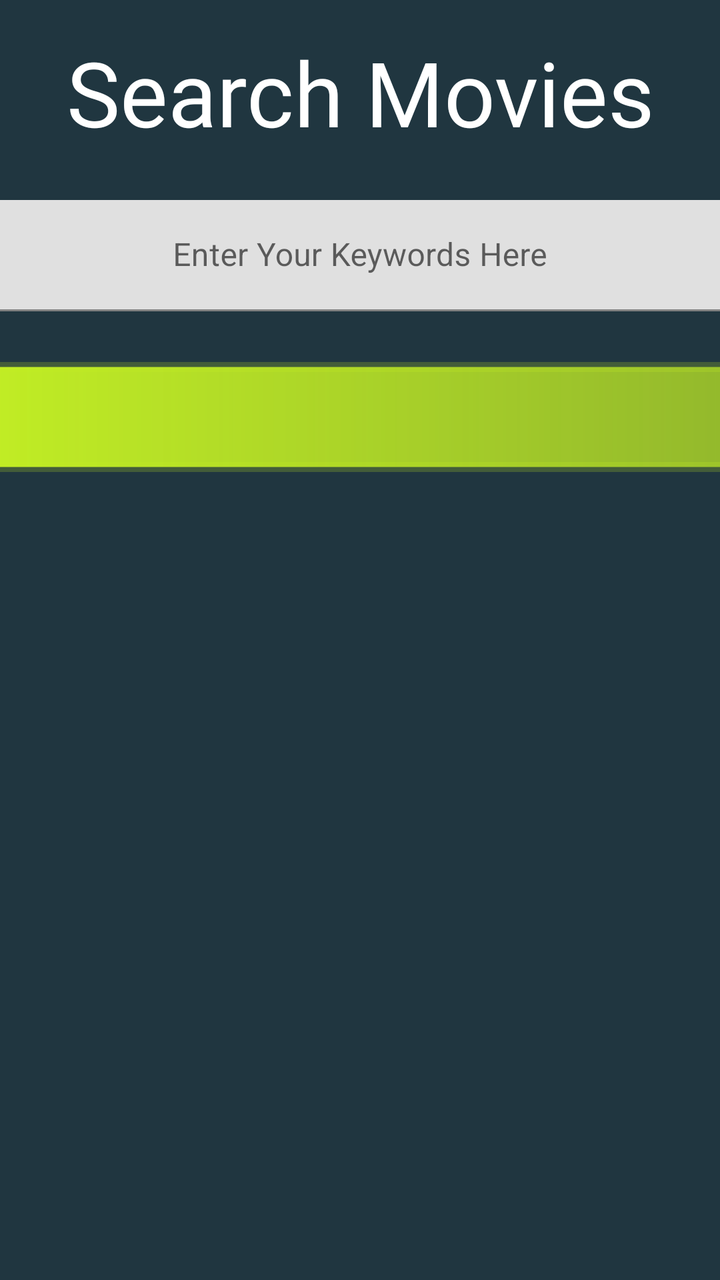
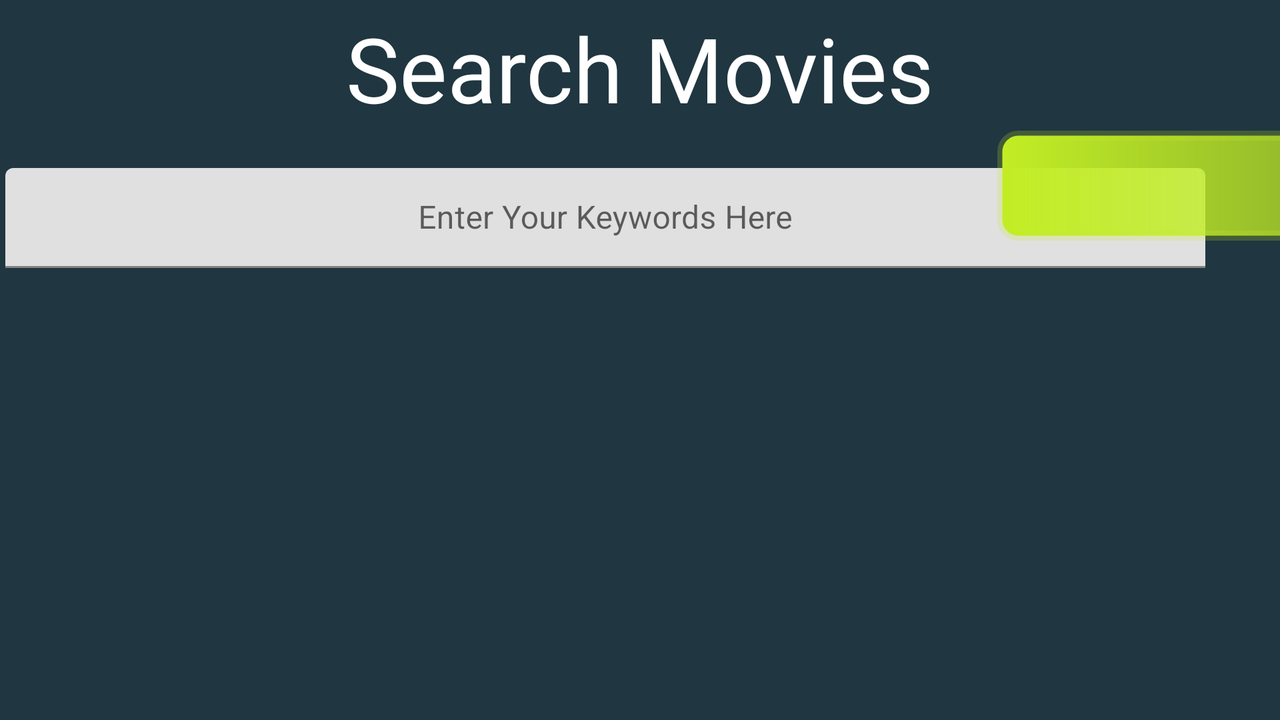

Two renders of one Android screen. The first uses the default layout on a phone; the second uses the alternative layout the repository ships for a different screen configuration, on a matching device. The two XML files are below.
<!-- AndroidManifest.xml: application theme Theme.MovieMania -->
<!-- res/layout/activity_search_movie.xml -->
<?xml version="1.0" encoding="utf-8"?>
<androidx.constraintlayout.widget.ConstraintLayout xmlns:android="http://schemas.android.com/apk/res/android"
    xmlns:app="http://schemas.android.com/apk/res-auto"
    xmlns:tools="http://schemas.android.com/tools"
    android:layout_width="match_parent"
    android:layout_height="match_parent"
    android:background="@color/defaultBgColor"
    tools:context=".SearchMovie">

    <TextView
        android:id="@+id/textViewSearchMovies"
        android:layout_width="wrap_content"
        android:layout_height="wrap_content"
        android:layout_marginTop="16dp"
        android:fontFamily="@font/amarante"
        android:text="@string/search_movies"
        android:textColor="@color/white"
        android:textSize="45sp"
        app:layout_constraintEnd_toEndOf="parent"
        app:layout_constraintHorizontal_bias="0.503"
        app:layout_constraintStart_toStartOf="parent"
        app:layout_constraintTop_toTopOf="parent" />

    <com.google.android.material.textfield.TextInputLayout
        android:id="@+id/textInputSearchBar"
        android:layout_width="385dp"
        android:layout_height="61dp"
        android:layout_marginTop="24dp"
        app:endIconMode="clear_text"
        app:layout_constraintEnd_toEndOf="parent"
        app:layout_constraintHorizontal_bias="0.51"
        app:layout_constraintStart_toStartOf="parent"
        app:layout_constraintTop_toBottomOf="@+id/textViewSearchMovies">

        <com.google.android.material.textfield.TextInputEditText
            android:id="@+id/searchBarInput"
            android:layout_width="match_parent"
            android:layout_height="wrap_content"
            android:gravity="center"
            android:hint="@string/enter_your_keywords_here" />
    </com.google.android.material.textfield.TextInputLayout>

    <androidx.appcompat.widget.AppCompatButton
        android:id="@+id/btnLookup"
        android:layout_width="385dp"
        android:layout_height="55dp"
        android:layout_marginTop="20dp"
        android:onClick="searchResult"
        android:background="@drawable/sub_button"
        app:layout_constraintEnd_toEndOf="parent"
        app:layout_constraintStart_toStartOf="parent"
        app:layout_constraintTop_toBottomOf="@+id/textInputSearchBar" />

    <ScrollView
        android:id="@+id/scrollViewSearch"
        android:layout_width="384dp"
        android:layout_height="478dp"
        android:layout_marginTop="28dp"
        android:fillViewport="true"
        app:layout_constraintEnd_toEndOf="parent"
        app:layout_constraintStart_toStartOf="parent"
        app:layout_constraintTop_toBottomOf="@+id/btnLookup">

        <ListView
            android:id="@+id/movieSearchListView"
            android:layout_width="match_parent"
            android:layout_height="wrap_content"
            app:layout_constraintVertical_bias="0.0"
            tools:ignore="NestedScrolling" />
    </ScrollView>


</androidx.constraintlayout.widget.ConstraintLayout>
<!-- resources referenced by this layout -->
<resources>
  <color name="defaultBgColor">#203640</color>
  <color name="white">#FFFFFFFF</color>
  <!-- drawable sub_button (drawable-v24) -->
  <?xml version="1.0" encoding="utf-8"?>
  <layer-list xmlns:android="http://schemas.android.com/apk/res/android">
      <item>
          <shape  android:shape="rectangle" >
              <corners
                  android:radius="8dp"
                  />
              <size
                  android:height="40dp"
                  />
              <stroke
                  android:width="5dp"
                  android:color="@color/sBtnBorder"
                  />
              <gradient
                  android:type="linear"
                  android:startColor="@color/sBtnBg"
                  android:endColor="@color/sBtnBg1"
                  />
          </shape>
      </item>
  </layer-list>
  <string name="enter_your_keywords_here">Enter Your Keywords Here</string>
  <string name="search_movies">Search Movies</string>
  <style name="Theme.MovieMania" parent="Theme.MaterialComponents.DayNight.DarkActionBar">
          
          <item name="colorPrimary">@color/purple_500</item>
          <item name="colorPrimaryVariant">@color/purple_700</item>
          <item name="colorOnPrimary">@color/white</item>
          
          <item name="colorSecondary">@color/teal_200</item>
          <item name="colorSecondaryVariant">@color/teal_700</item>
          <item name="colorOnSecondary">@color/black</item>
          
          <item name="android:statusBarColor" tools:targetApi="l">?attr/colorPrimaryVariant</item>
          
      </style>
  <color name="sBtnBorder">#37C1ED24</color>
  <color name="sBtnBg">#C1ED24</color>
  <color name="sBtnBg1">#B5C1ED24</color>
  <color name="purple_500">#FF6200EE</color>
  <color name="purple_700">#FF3700B3</color>
  <color name="teal_200">#FF03DAC5</color>
  <color name="teal_700">#FF018786</color>
  <color name="black">#FF000000</color>
</resources>
<!-- res/layout-land/activity_search_movie.xml (the repository's variant of the layout above) -->
<!-- drawn on the phone turned sideways -->
<?xml version="1.0" encoding="utf-8"?>
<androidx.constraintlayout.widget.ConstraintLayout xmlns:android="http://schemas.android.com/apk/res/android"
    xmlns:app="http://schemas.android.com/apk/res-auto"
    xmlns:tools="http://schemas.android.com/tools"
    android:layout_width="match_parent"
    android:layout_height="match_parent"
    android:background="@color/defaultBgColor"
    tools:context=".SearchMovie">

    <TextView
        android:id="@+id/textViewSearchMovies"
        android:layout_width="wrap_content"
        android:layout_height="wrap_content"
        android:layout_marginTop="4dp"
        android:fontFamily="@font/amarante"
        android:text="@string/search_movies"
        android:textColor="@color/white"
        android:textSize="45sp"
        app:layout_constraintEnd_toEndOf="parent"
        app:layout_constraintStart_toStartOf="parent"
        app:layout_constraintTop_toTopOf="parent" />

    <androidx.appcompat.widget.AppCompatButton
        android:id="@+id/btnLookup"
        android:layout_width="159dp"
        android:layout_height="55dp"
        android:layout_marginEnd="20dp"
        android:background="@drawable/sub_button"
        android:onClick="searchResult"
        app:layout_constraintBottom_toBottomOf="parent"
        app:layout_constraintEnd_toEndOf="parent"
        app:layout_constraintHorizontal_bias="0.735"
        app:layout_constraintStart_toEndOf="@+id/textInputSearchBar"
        app:layout_constraintTop_toTopOf="parent"
        app:layout_constraintVertical_bias="0.214" />

    <ScrollView
        android:id="@+id/scrollViewSearch"
        android:layout_width="820dp"
        android:layout_height="251dp"
        android:layout_marginTop="16dp"
        android:fillViewport="true"
        app:layout_constraintEnd_toEndOf="parent"
        app:layout_constraintStart_toStartOf="parent"
        app:layout_constraintTop_toBottomOf="@+id/btnLookup">

        <ListView
            android:id="@+id/movieSearchListView"
            android:layout_width="match_parent"
            android:layout_height="wrap_content"
            app:layout_constraintVertical_bias="0.0"
            tools:ignore="NestedScrolling" />
    </ScrollView>

    <com.google.android.material.textfield.TextInputLayout
        android:id="@+id/textInputSearchBar"
        android:layout_width="600dp"
        android:layout_height="50dp"
        android:layout_marginTop="20dp"
        app:endIconMode="clear_text"
        app:layout_constraintEnd_toEndOf="parent"
        app:layout_constraintHorizontal_bias="0.064"
        app:layout_constraintStart_toStartOf="parent"
        app:layout_constraintTop_toBottomOf="@+id/textViewSearchMovies">

        <com.google.android.material.textfield.TextInputEditText
            android:id="@+id/searchBarInput"
            android:layout_width="match_parent"
            android:layout_height="wrap_content"
            android:gravity="center"
            android:hint="@string/enter_your_keywords_here" />
    </com.google.android.material.textfield.TextInputLayout>


</androidx.constraintlayout.widget.ConstraintLayout>
